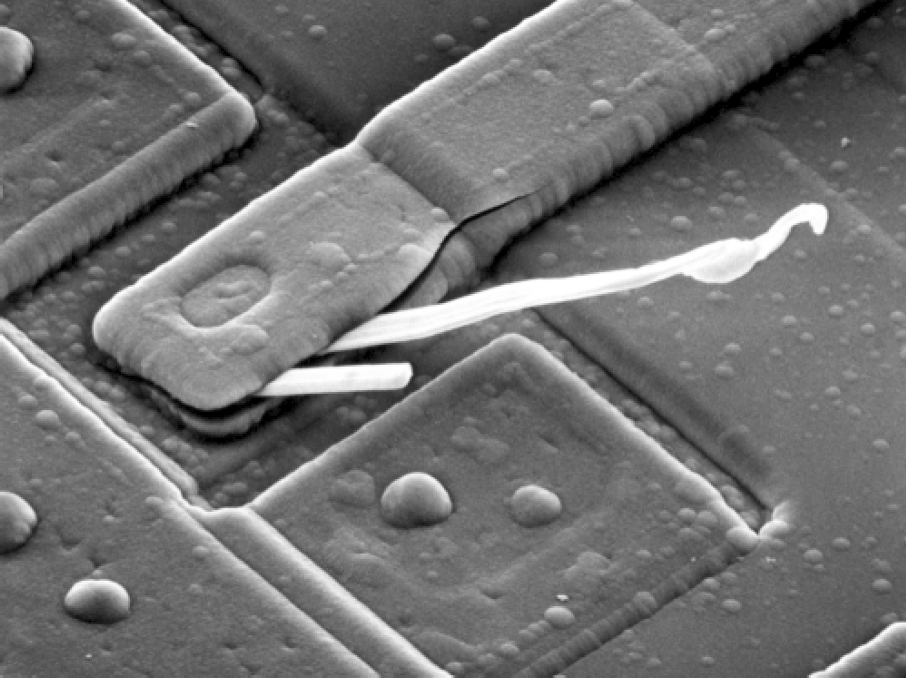
%> input picture laboratorio4/Fig0429(a)(blown_ic).bmp, 906 x 678 px
$ octave Fig0431.m   (GNU Octave 9; MATLAB toolbox functions it lacks are replaced by stand-ins)
%> lines starting %> are read from the running program, lines starting %| are printed output that depends on the picture
%pkg load fuzzy-logic-toolkit
close all; clear;clc
%% Figura 4.31
f = double(imread('Fig0429(a)(blown_ic).bmp'));
%> f: size 678x906x3 double; min 0, max 255, mean 112.7; mean of the top-left, top-right, bottom-left and bottom-right quarters 111.8, 113.2, 116.3, 109.7
figure; imshow(f,[0 255]); title('Fig0429(a)')

F = fft2(f);
F_norm = fftshift(F);
J = 1 * log (1 + abs(F_norm));
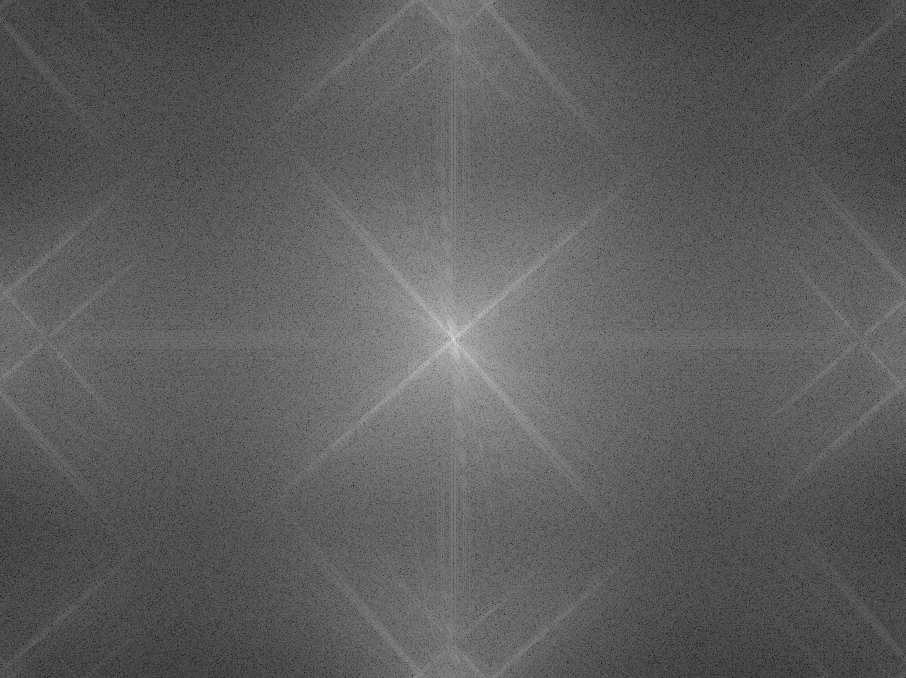
%> J: size 678x906x3 double; min 1.12, max 18.05, mean 7.34; drawn with min black and max white
figure; imshow(J,[])

[M , N] = size(f);
%> M = 678; N = 2718

x=linspace(-5,5,N);
%> x = 2718 values from -5 to 5
y=linspace(-5,5,M);
%> y = 678 values from -5 to 5

[X,Y]=meshgrid(x,y);
z=(2.9/sqrt(2*pi).*exp(-(X.^2/2)-(Y.^2/2)));
figure; surf(X,Y,z);
shading interp
axis tight
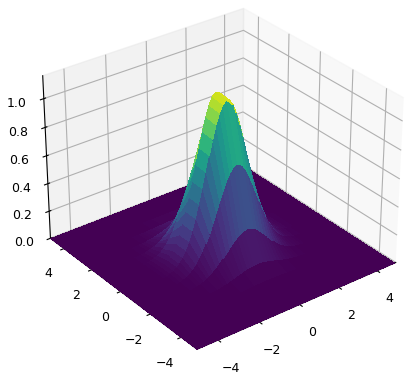
%> figure redrawn from the program's plot data

H = fftshift(z);

%> (the run ends here)
